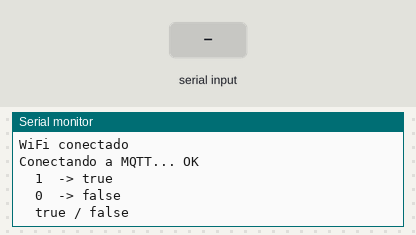
Simulated run of this sketch. Board: ESP32. Shown: the last lines printed to the serial monitor. The inputs (shaded band) are chosen by the test bench. WiFi joins after 1.5 s; servers stay silent unless stated; no MQTT or app messages arrive unless stated; not simulated (calls return 0 or success): secrets.h.

Above: at 2.9 s.
3.0 s: "1\n" received over Serial
At 3.8 s:
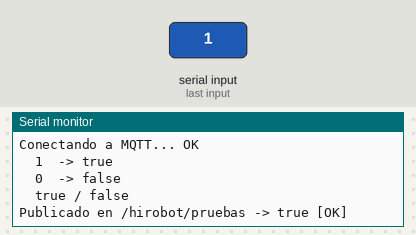
4.5 s: "0\n" received over Serial
At 4.9 s:
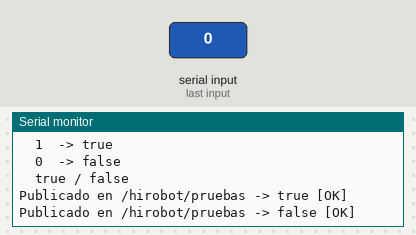
6.0 s: "2\n" received over Serial
At 7.3 s:
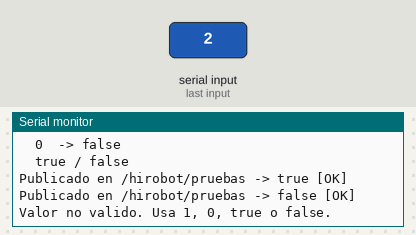

The sketch:

first_comms.ino
```cpp
#include <WiFi.h>
#include <PubSubClient.h>
#include "secrets.h" // File with SSID and passswd

const char* mqttServer = "broker.hivemq.com";
const int   mqttPort   = 1883;
const char* topic      = "/hirobot/pruebas";

WiFiClient espClient;
PubSubClient client(espClient);

void connectWiFi() {
  Serial.print("Conectando a WiFi");
  WiFi.begin(WIFI_SSID, WIFI_PASSWORD);
  while (WiFi.status() != WL_CONNECTED) {
    delay(500);
    Serial.print(".");
  }
  Serial.println("\nWiFi conectado");
}

void connectMQTT() {
  client.setServer(mqttServer, mqttPort);

  while (!client.connected()) {
    String clientId = "ESP32-BOOL-" + String((uint32_t)ESP.getEfuseMac(), HEX);
    Serial.print("Conectando a MQTT... ");

    if (client.connect(clientId.c_str())) {
      Serial.println("OK");
    } else {
      Serial.print("Fallo (rc=");
      Serial.print(client.state());
      Serial.println("), reintentando...");
      delay(2000);
    }
  }
}

void setup() {
  Serial.begin(115200);
  delay(200);

  connectWiFi();
  connectMQTT();

  Serial.println("  1  -> true");
  Serial.println("  0  -> false");
  Serial.println("  true / false");
}

void loop() {
  if (WiFi.status() != WL_CONNECTED) {
    connectWiFi();
  }
  if (!client.connected()) {
    connectMQTT();
  }
  client.loop();

  // Leer del puerto serie
  if (Serial.available()) {
    String input = Serial.readStringUntil('\n');
    input.trim();   // quita espacios y \r\n

    String payload;
    bool valido = true;

    if (input == "1" || input.equalsIgnoreCase("true")) {
      payload = "true";
    } else if (input == "0" || input.equalsIgnoreCase("false")) {
      payload = "false";
    } else {
      valido = false;
      Serial.println("Valor no valido. Usa 1, 0, true o false.");
    }

    if (valido) {
      bool ok = client.publish(topic, payload.c_str());
      Serial.println("Publicado en " + String(topic) + " -> " + payload + (ok ? " [OK]" : " [ERROR]"));
    }
  }
}
```

Measured:
- after the input at 3.0 s, the serial monitor: prints a new line at once (image 1)
- after the input at 4.5 s, the serial monitor: prints a new line at once (image 2)
- after the input at 6.0 s, the serial monitor: prints a new line at once (image 3)
